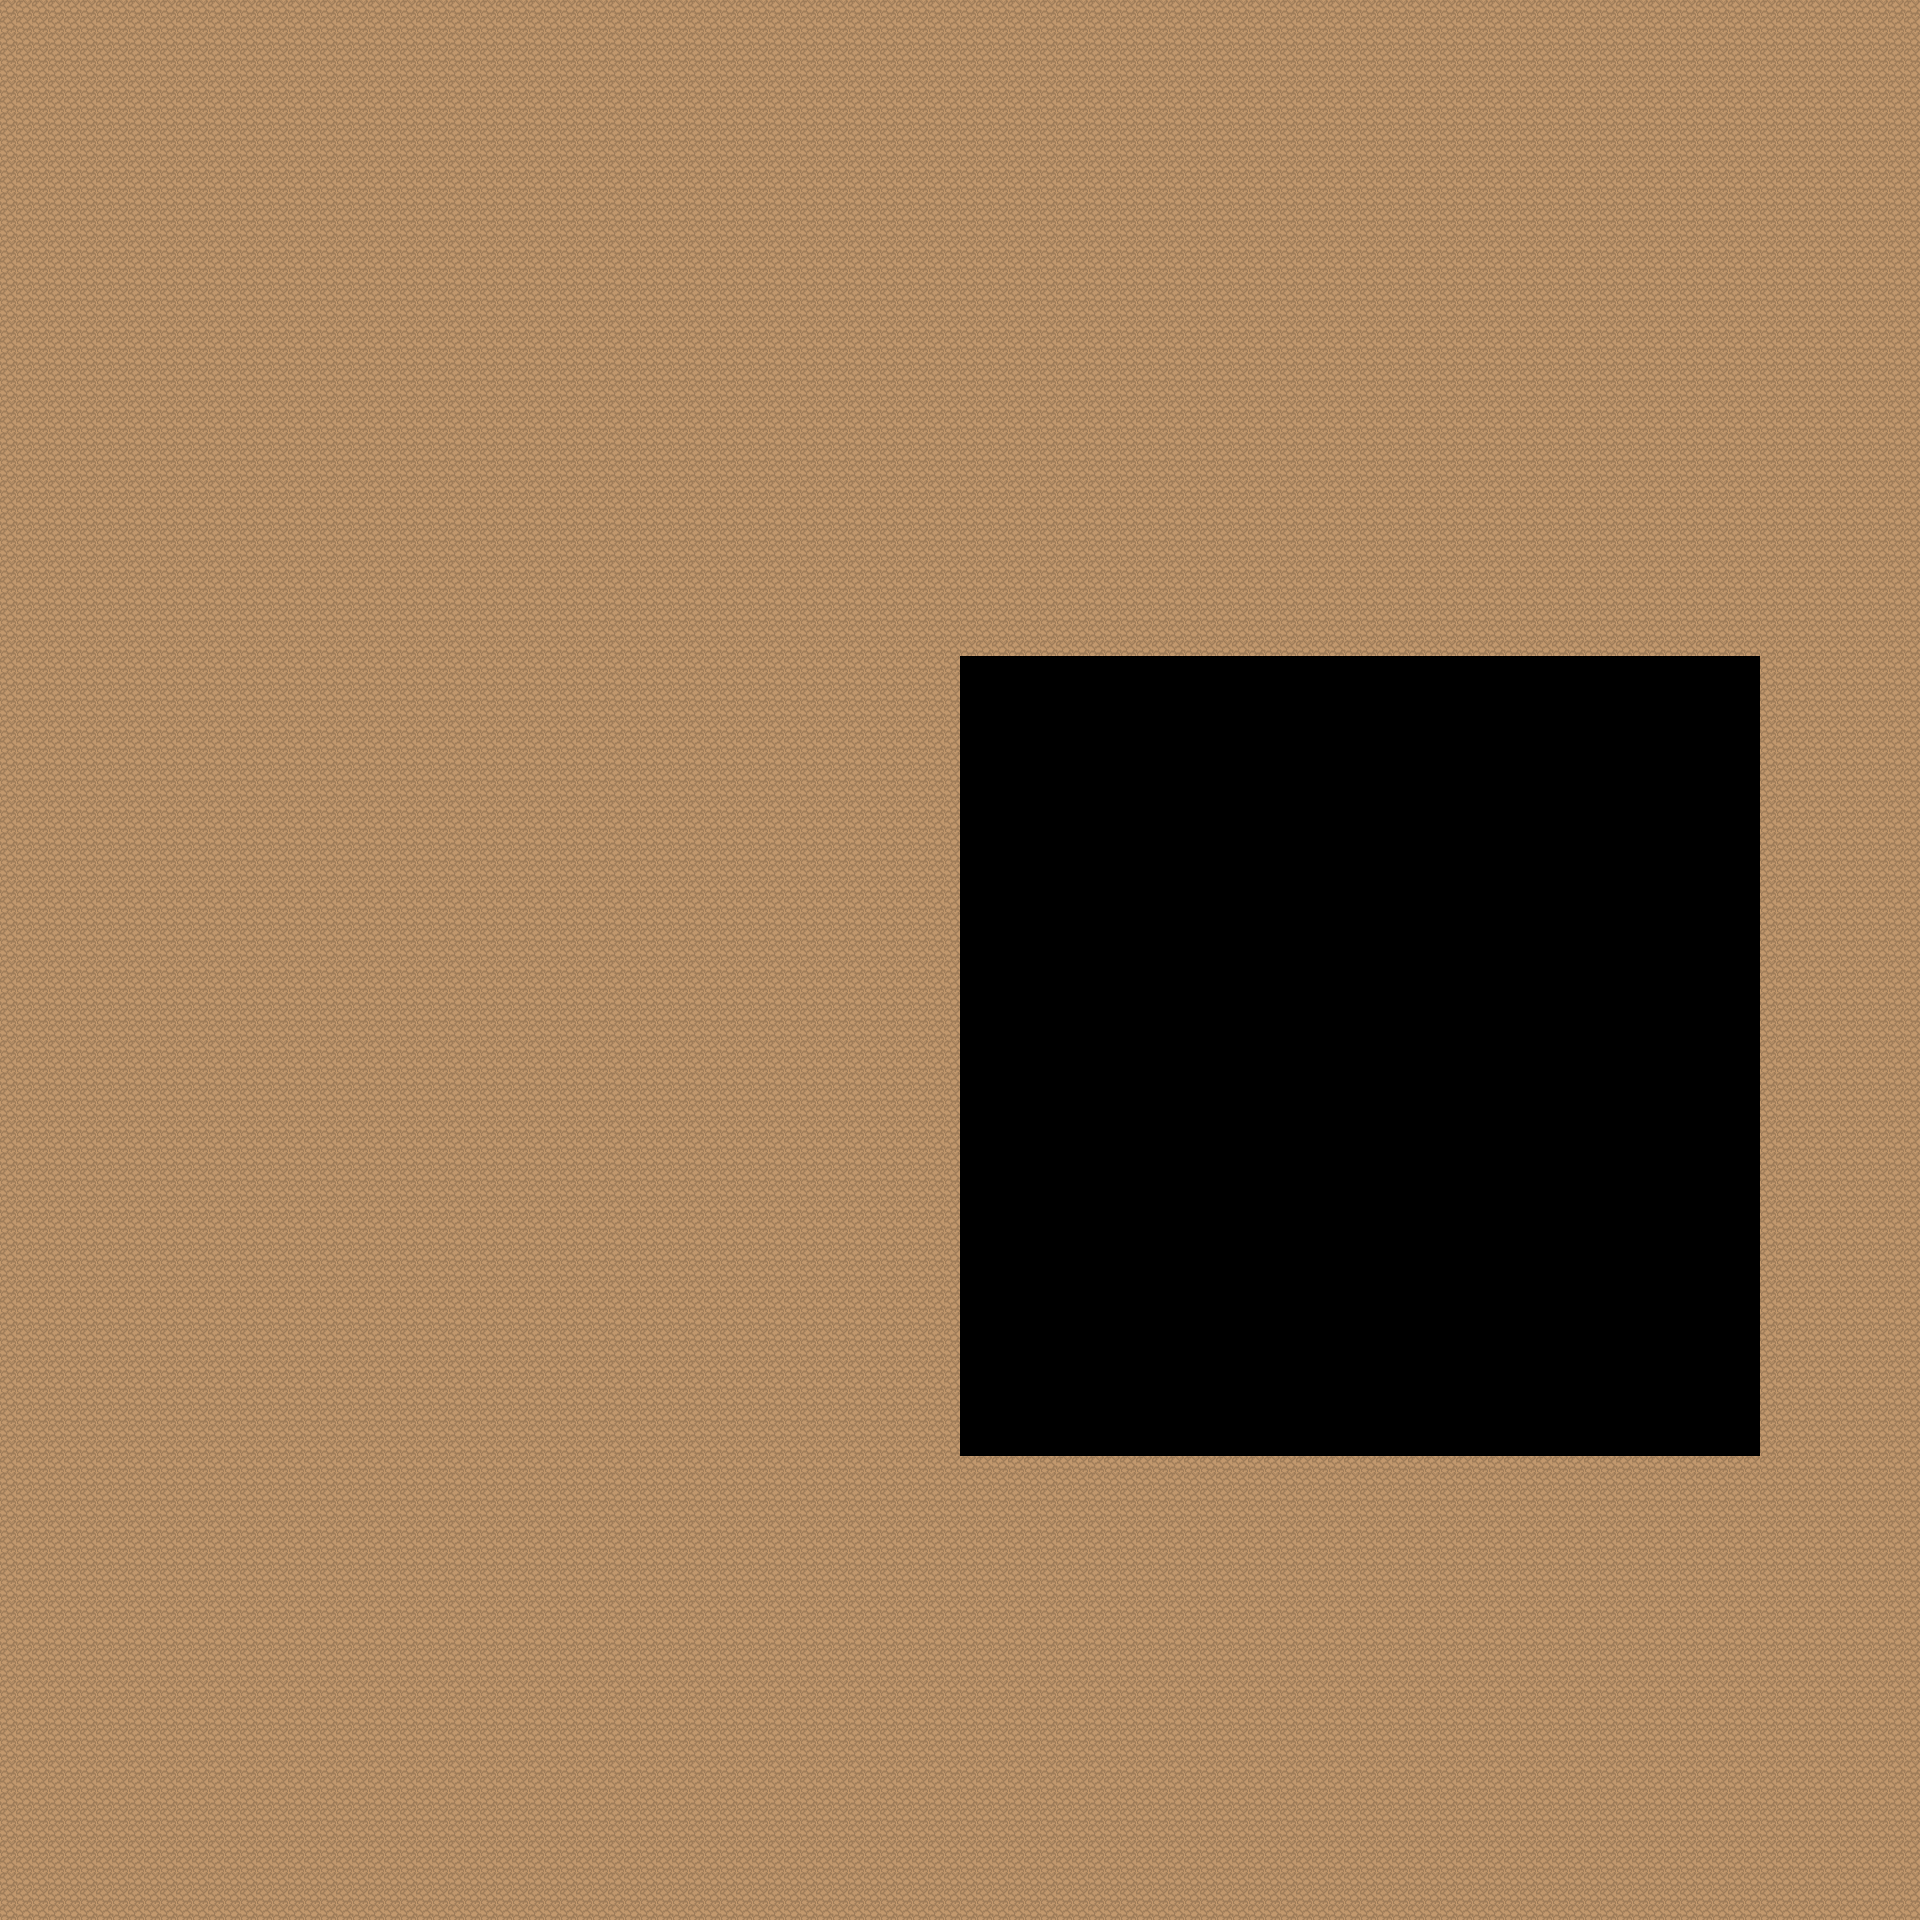

Below is a game level as drawn by its tile map, then a one-line description and the .tmx that defines it (tile-layer data replaced by summaries):
An orthogonal 120x120 tile map with 16x16 px tiles, 1 tile layer (Calque de Tuiles 1), 2 tilesets and 4 objects (3x collision, spawn_lab).

<map version="1.10" tiledversion="1.11.1" orientation="orthogonal" renderorder="right-down" width="120" height="120" tilewidth="16" tileheight="16" infinite="0" nextlayerid="3" nextobjectid="5">
 <tileset firstgid="1" source="RPG Nature Tileset.tsx" />
 <tileset firstgid="721" source="lab2.tsx" />
 <layer id="1" name="Calque de Tuiles 1" width="120" height="120">
  <data>[14400 cells, 14400 non-empty, 2501 distinct tile ids]</data>
 </layer>
 <objectgroup id="2" name="Calque d'Objets 1">
  <object id="1" name="spawn_lab" x="747.89" y="512.767">
   <point />
  </object>
  <object id="2" name="next_lab" type="collision" x="852.944" y="695.362" width="80.0417" height="80.0417" />
  <object id="3" name="kk" type="collision" x="960.5" y="627.25" width="154.75" height="29.5" />
  <object id="4" name="mure" type="collision" x="992.25" y="672.5" width="18.5" height="0.75" />
 </objectgroup>
</map>
